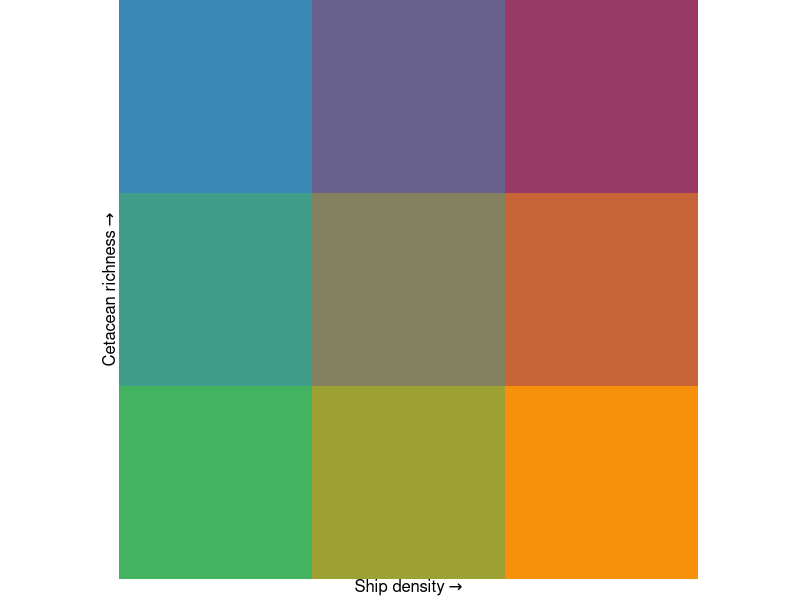

The R script that drew this image: (Note: this script raises an error after producing the figure.)

#https://gist.github.com/scbrown86/2779137a9378df7b60afd23e0c45c188#file-bivarrasterplot-r

# The function that produces the colour matrix
colmat <- function(nbreaks = 3, breakstyle = "quantile",
                   upperleft = "#0096EB", upperright = "#820050", 
                   bottomleft = "#BEBEBE", bottomright = "#FFE60F",
                   xlab = "x label", ylab = "y label", plotLeg = TRUE,
                   saveLeg = FALSE) {
  # TODO - replace any tidyr, dplyr etc. functions with data.table #
  library(tidyverse)
  require(ggplot2)
  require(classInt)
  if (breakstyle == "sd") {
    warning("SD breaks style cannot be used.\nWill not always return the correct number of breaks.\nSee classInt::classIntervals() for details.\nResetting to quantile",
            call. = FALSE, immediate. = FALSE)
    breakstyle <- "quantile"}
  # The colours can be changed by changing the HEX codes for:
  # upperleft, upperright, bottomleft, bottomright
  # From http://www.joshuastevens.net/cartography/make-a-bivariate-choropleth-map/
  # upperleft = "#64ACBE", upperright = "#574249", bottomleft = "#E8E8E8", bottomright = "#C85A5A",
  # upperleft = "#BE64AC", upperright = "#3B4994", bottomleft = "#E8E8E8", bottomright = "#5AC8C8",
  # upperleft = "#73AE80", upperright = "#2A5A5B", bottomleft = "#E8E8E8", bottomright = "#6C83B5", 
  # upperleft = "#9972AF", upperright = "#804D36", bottomleft = "#E8E8E8", bottomright = "#C8B35A",
  # upperleft = "#DA8DC8", upperright = "#697AA2", bottomleft = "#E8E8E8", bottomright = "#73BCA0",
  # Similar to Teuling, Stockli, Seneviratnea (2011) [https://doi.org/10.1002/joc.2153]
  # upperleft = "#F7900A", upperright = "#993A65", bottomleft = "#44B360", bottomright = "#3A88B5",
  # Viridis style
  # upperleft = "#FEF287", upperright = "#21908D", bottomleft = "#E8F4F3", bottomright = "#9874A1",
  # Similar to Fjeldsa, Bowie, Rahbek 2012
  # upperleft = "#34C21B", upperright = "#FFFFFF", bottomleft = "#595757",  bottomright = "#A874B8",
  # Default from original source
  # upperleft = "#0096EB", upperright = "#820050", bottomleft= "#BEBEBE", bottomright = "#FFE60F",
  my.data <- seq(0, 1, .01)
  # Default uses terciles (Lucchesi and Wikle [2017] doi: 10.1002/sta4.150)
  my.class <- classInt::classIntervals(my.data,
                                       n = nbreaks,
                                       style = breakstyle,
  )
  my.pal.1 <- classInt::findColours(my.class, c(upperleft, bottomleft))
  my.pal.2 <- classInt::findColours(my.class, c(upperright, bottomright))
  col.matrix <- matrix(nrow = 101, ncol = 101, NA)
  for (i in 1:101) {
    my.col <- c(paste(my.pal.1[i]), paste(my.pal.2[i]))
    col.matrix[102 - i, ] <- classInt::findColours(my.class, my.col)
  }
  ## need to convert this to data.table at some stage.
  col.matrix.plot <- col.matrix %>%
    as.data.frame(.) %>% 
    mutate("Y" = row_number()) %>%
    mutate_at(.tbl = ., .vars = vars(starts_with("V")), .funs = list(as.character)) %>% 
    pivot_longer(data = ., cols = -Y, names_to = "X", values_to = "HEXCode") %>% 
    mutate("X" = as.integer(sub("V", "", .$X))) %>%
    distinct(as.factor(HEXCode), .keep_all = TRUE) %>%
    mutate(Y = rev(.$Y)) %>% 
    dplyr::select(-c(4)) %>%
    mutate("Y" = rep(seq(from = 1, to = nbreaks, by = 1), each = nbreaks),
           "X" = rep(seq(from = 1, to = nbreaks, by = 1), times = nbreaks)) %>%
    mutate("UID" = row_number())
  # Use plotLeg if you want a preview of the legend
  if (plotLeg) {
    p <- ggplot(col.matrix.plot, aes(X, Y, fill = HEXCode)) +
      geom_tile() +
      scale_fill_identity() +
      coord_equal(expand = FALSE) +
      theme_void() +
      theme(aspect.ratio = 1,
            axis.title = element_text(size = 12, colour = "black",hjust = 0.5, 
                                      vjust = 1),
            axis.title.y = element_text(angle = 90, hjust = 0.5)) +
      xlab(bquote(.(xlab) ~  symbol("\256"))) +
      ylab(bquote(.(ylab) ~  symbol("\256")))
    print(p)
    assign(
      x = "BivLegend",
      value = p,
      pos = .GlobalEnv
    )
  }
  # Use saveLeg if you want to save a copy of the legend
  if (saveLeg) {
    ggsave(filename = "bivLegend.pdf", plot = p, device = "pdf",
           path = "./", width = 4, height = 4, units = "in",
           dpi = 300)
  }
  seqs <- seq(0, 100, (100 / nbreaks))
  seqs[1] <- 1
  col.matrix <- col.matrix[c(seqs), c(seqs)]
  attr(col.matrix, "breakstyle") <- breakstyle
  attr(col.matrix, "nbreaks") <- nbreaks
  return(col.matrix)
}

# Function to assign colour-codes to raster data
# As before, by default assign tercile breaks
bivariate.map <- function(rasterx, rastery, colourmatrix = col.matrix,
                          export.colour.matrix = TRUE,
                          outname = paste0("colMatrix_rasValues", names(rasterx))) {
  # TO DO - replace raster with terra #
  require(raster)
  require(classInt)
  # export.colour.matrix will export a data.frame of rastervalues and RGB codes 
  # to the global environment outname defines the name of the data.frame
  quanx <- getValues(rasterx)
  tempx <- data.frame(quanx, quantile = rep(NA, length(quanx)))
  brks <- with(tempx, classIntervals(quanx,
                                     n = attr(colourmatrix, "nbreaks"),
                                     style = attr(colourmatrix, "breakstyle"))$brks)
  ## Add (very) small amount of noise to all but the first break
  ## https://stackoverflow.com/a/19846365/1710632
  brks[-1] <- brks[-1] + seq_along(brks[-1]) * .Machine$double.eps
  r1 <- within(tempx, quantile <- cut(quanx,
                                      breaks = brks,
                                      labels = 2:length(brks),
                                      include.lowest = TRUE))
  quantr <- data.frame(r1[, 2])
  quany <- getValues(rastery)
  tempy <- data.frame(quany, quantile = rep(NA, length(quany)))
  brksy <- with(tempy, classIntervals(quany,
                                      n = attr(colourmatrix, "nbreaks"),
                                      style = attr(colourmatrix, "breakstyle"))$brks)
  brksy[-1] <- brksy[-1] + seq_along(brksy[-1]) * .Machine$double.eps
  r2 <- within(tempy, quantile <- cut(quany,
                                      breaks = brksy,
                                      labels = 2:length(brksy),
                                      include.lowest = TRUE
  ))
  quantr2 <- data.frame(r2[, 2])
  as.numeric.factor <- function(x) {
    as.numeric(levels(x))[x]
  }
  col.matrix2 <- colourmatrix
  cn <- unique(colourmatrix)
  for (i in 1:length(col.matrix2)) {
    ifelse(is.na(col.matrix2[i]),
           col.matrix2[i] <- 1, col.matrix2[i] <- which(
             col.matrix2[i] == cn
           )[1]
    )
  }
  # Export the colour.matrix to data.frame() in the global env
  # Can then save with write.table() and use in ArcMap/QGIS
  # Need to save the output raster as integer data-type
  if (export.colour.matrix) {
    # create a dataframe of colours corresponding to raster values
    exportCols <- as.data.frame(cbind(
      as.vector(col.matrix2), as.vector(colourmatrix),
      t(col2rgb(as.vector(colourmatrix)))
    ))
    # rename columns of data.frame()
    colnames(exportCols)[1:2] <- c("rasValue", "HEX")
    # Export to the global environment
    assign(
      x = outname,
      value = exportCols,
      pos = .GlobalEnv
    )
  }
  cols <- numeric(length(quantr[, 1]))
  for (i in 1:length(quantr[, 1])) {
    a <- as.numeric.factor(quantr[i, 1])
    b <- as.numeric.factor(quantr2[i, 1])
    cols[i] <- as.numeric(col.matrix2[b, a])
  }
  r <- rasterx
  r[1:length(r)] <- cols
  return(r)
}

#### TESTS ####

  library(data.table)
 # library(tidyverse)
  library(terra)
  library(classInt)
  library(patchwork)
  
  # Define the number of breaks
  nBreaks <- 3
  
  # Create the colour matrix
  col.matrixQ <- colmat(nbreaks = nBreaks, breakstyle = "quantile",
                        xlab = "Ship density", ylab = "Cetacean richness", 
                        bottomright = "#F7900A", upperright = "#993A65",
                        bottomleft = "#44B360", upperleft = "#3A88B5",
                        saveLeg = FALSE, plotLeg = TRUE)
  
  # create the bivariate raster
  bivmapQ <- bivariate.map(rasterx = r[["Temp"]], rastery = r[["Prec"]],
                           export.colour.matrix = FALSE,
                           colourmatrix = col.matrixQ)
  
  # Convert to dataframe for plotting with ggplot
  bivMapDFQ <- setDT(as.data.frame(bivmapQ, xy = TRUE))
  colnames(bivMapDFQ)[3] <- "BivValue"
  bivMapDFQ <- melt(bivMapDFQ, id.vars = c("x", "y"),
                    measure.vars = "BivValue",
                    value.name = "bivVal",
                    variable.name = "Variable")
  
  # Make the map using ggplot
  map_q <- ggplot(bivMapDFQ, aes(x = x, y = y)) +
    geom_raster(aes(fill = bivVal)) +
    scale_y_continuous(breaks = seq(-20, 60, by = 10), 
                       labels = paste0(seq(-20, 60, 10), "°")) +
    scale_x_continuous(breaks = seq(50,175,25), 
                       labels = paste0(seq(50,175,25), "°")) +
    scale_fill_gradientn(colours = col.matrixQ, na.value = "transparent") + 
    theme_bw() +
    theme(text = element_text(size = 10, colour = "black")) +
    borders(colour = "black", size = 0.5) +
    coord_quickmap(expand = FALSE, xlim = clipExt[1:2], ylim = clipExt[3:4]) +
    theme(legend.position = "none",
          plot.background = element_blank(),
          strip.text = element_text(size = 12, colour = "black"),
          axis.text.y = element_text(angle = 90, hjust = 0.5),
          axis.text = element_text(size = 12, colour = "black"),
          axis.title = element_text(size = 12, colour = "black")) +
    labs(x = "Longitude", y = "Latitude")
  
  # Using different breaks algorithm
  # Create the colour matrix
  col.matrixF <- colmat(nbreaks = nBreaks, breakstyle = "fisher",
                        xlab = "Temperature", ylab = "Precipiation", 
                        bottomright = "#F7900A", upperright = "#993A65",
                        bottomleft = "#44B360", upperleft = "#3A88B5",
                        saveLeg = FALSE, plotLeg = TRUE)
  
  # create the bivariate raster
  bivmapF <- bivariate.map(rasterx = r[["Temp"]], rastery = r[["Prec"]],
                           export.colour.matrix = FALSE,
                           colourmatrix = col.matrixF)
  bivMapDFF <- setDT(as.data.frame(bivmapF, xy = TRUE))
  colnames(bivMapDFF)[3] <- "BivValue"
  bivMapDFF <- melt(bivMapDFF, id.vars = c("x", "y"),
                    measure.vars = "BivValue",
                    value.name = "bivVal",
                    variable.name = "Variable")
  
  # Make the map using ggplot
  map_F <- ggplot(bivMapDFF, aes(x = x, y = y)) +
    geom_raster(aes(fill = bivVal)) +
    scale_y_continuous(breaks = seq(-20, 60, by = 10), 
                       labels = paste0(seq(-20, 60, 10), "°")) +
    scale_x_continuous(breaks = seq(50,175,25), 
                       labels = paste0(seq(50,175,25), "°")) +
    scale_fill_gradientn(colours = col.matrixF, na.value = "transparent") + 
    theme_bw() +
    theme(text = element_text(size = 10, colour = "black")) +
    borders(colour = "black", size = 0.5) +
    coord_quickmap(expand = FALSE, xlim = clipExt[1:2], ylim = clipExt[3:4]) +
    theme(legend.position = "none",
          plot.background = element_blank(),
          strip.text = element_text(size = 12, colour = "black"),
          axis.text.y = element_text(angle = 90, hjust = 0.5),
          axis.text = element_text(size = 12, colour = "black"),
          axis.title = element_text(size = 12, colour = "black")) +
    labs(x = "Longitude", y = "Latitude")
  
  fig <- {{map_q + ggtitle("Quantile breaks")} / {map_F + ggtitle("Fisher breaks")} } + 
    inset_element(BivLegend + theme(plot.background = element_rect(fill = "white",
                                                                   colour = NA)), 
                  left = 0.5, bottom = 0.5, right = 1.2, top = 0.90,
                  align_to = "full") +
    plot_annotation(caption = "Both plots are made on the same data, but have breaks defined differently")
  fig
 
   # Save
  ggplot2::ggsave(plot = fig,
         filename = "BivariatePlot_ggsave.pdf",
         device = "pdf", path = "./",
         width = 6, height = 7, units = "in",
         dpi = 320)
